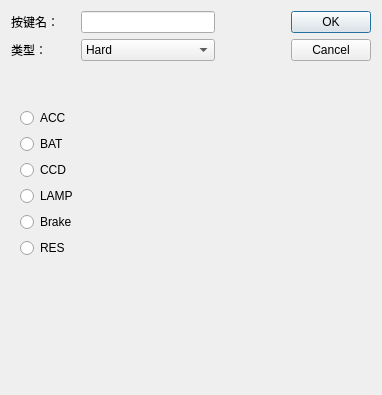
<?xml version="1.0" encoding="UTF-8"?>
<ui version="4.0">
 <class>ResHardEdit</class>
 <widget class="QDialog" name="ResHardEdit">
  <property name="geometry">
   <rect>
    <x>0</x>
    <y>0</y>
    <width>382</width>
    <height>395</height>
   </rect>
  </property>
  <property name="windowTitle">
   <string>Dialog</string>
  </property>
  <layout class="QGridLayout" name="gridLayout">
   <item row="0" column="0">
    <widget class="QLabel" name="label_2">
     <property name="text">
      <string>按键名：</string>
     </property>
    </widget>
   </item>
   <item row="3" column="0" colspan="4">
    <widget class="QLabel" name="label">
     <property name="minimumSize">
      <size>
       <width>0</width>
       <height>20</height>
      </size>
     </property>
     <property name="text">
      <string/>
     </property>
    </widget>
   </item>
   <item row="0" column="1" colspan="2">
    <widget class="QLineEdit" name="lineEdit"/>
   </item>
   <item row="1" column="1" colspan="2">
    <widget class="QComboBox" name="comboBox">
     <item>
      <property name="text">
       <string>Hard</string>
      </property>
     </item>
     <item>
      <property name="text">
       <string>CAN1-单协议</string>
      </property>
     </item>
     <item>
      <property name="text">
       <string>CAN1-双协议</string>
      </property>
     </item>
     <item>
      <property name="text">
       <string>CAN2-单协议</string>
      </property>
     </item>
     <item>
      <property name="text">
       <string>CAN2-双协议</string>
      </property>
     </item>
    </widget>
   </item>
   <item row="1" column="0">
    <widget class="QLabel" name="label_3">
     <property name="text">
      <string>类型：</string>
     </property>
    </widget>
   </item>
   <item row="4" column="0" colspan="4">
    <widget class="QStackedWidget" name="stackedWidget">
     <property name="styleSheet">
      <string notr="true">font: 75 12pt &quot;Aparajita&quot;;</string>
     </property>
     <property name="currentIndex">
      <number>0</number>
     </property>
     <widget class="QWidget" name="page_hard">
      <layout class="QGridLayout" name="gridLayout_2">
       <item row="0" column="0">
        <widget class="QRadioButton" name="radioButtonACC">
         <property name="text">
          <string>ACC</string>
         </property>
        </widget>
       </item>
       <item row="1" column="0">
        <widget class="QRadioButton" name="radioButtonBAT">
         <property name="text">
          <string>BAT</string>
         </property>
        </widget>
       </item>
       <item row="2" column="0">
        <widget class="QRadioButton" name="radioButtonCCD">
         <property name="text">
          <string>CCD</string>
         </property>
        </widget>
       </item>
       <item row="3" column="0">
        <widget class="QRadioButton" name="radioButtonLAMP">
         <property name="text">
          <string>LAMP</string>
         </property>
        </widget>
       </item>
       <item row="5" column="0">
        <widget class="QRadioButton" name="radioButtonRES">
         <property name="text">
          <string>RES</string>
         </property>
        </widget>
       </item>
       <item row="6" column="0">
        <spacer name="verticalSpacer">
         <property name="orientation">
          <enum>Qt::Vertical</enum>
         </property>
         <property name="sizeHint" stdset="0">
          <size>
           <width>20</width>
           <height>133</height>
          </size>
         </property>
        </spacer>
       </item>
       <item row="4" column="0">
        <widget class="QRadioButton" name="radioButtonBrake">
         <property name="text">
          <string>Brake</string>
         </property>
        </widget>
       </item>
      </layout>
     </widget>
     <widget class="QWidget" name="page_2">
      <layout class="QGridLayout" name="gridLayout_3">
       <item row="0" column="0">
        <widget class="QLabel" name="label_4">
         <property name="text">
          <string>ID:</string>
         </property>
        </widget>
       </item>
       <item row="0" column="1">
        <widget class="QLineEdit" name="lineEditCAN1ID"/>
       </item>
       <item row="1" column="0">
        <widget class="QLabel" name="label_5">
         <property name="text">
          <string>Dat:</string>
         </property>
        </widget>
       </item>
       <item row="1" column="1">
        <widget class="QLineEdit" name="lineEditCAN1Dat"/>
       </item>
       <item row="2" column="1">
        <spacer name="verticalSpacer_2">
         <property name="orientation">
          <enum>Qt::Vertical</enum>
         </property>
         <property name="sizeHint" stdset="0">
          <size>
           <width>20</width>
           <height>216</height>
          </size>
         </property>
        </spacer>
       </item>
      </layout>
     </widget>
     <widget class="QWidget" name="page">
      <layout class="QGridLayout" name="gridLayout_4">
       <item row="0" column="0">
        <widget class="QLabel" name="label_6">
         <property name="text">
          <string>ID:</string>
         </property>
        </widget>
       </item>
       <item row="0" column="1">
        <widget class="QLineEdit" name="lineEditCAN2ID"/>
       </item>
       <item row="1" column="0">
        <widget class="QLabel" name="label_7">
         <property name="text">
          <string>DatOn:</string>
         </property>
        </widget>
       </item>
       <item row="1" column="1">
        <widget class="QLineEdit" name="lineEditCAN2DatOn"/>
       </item>
       <item row="2" column="0">
        <widget class="QLabel" name="label_8">
         <property name="text">
          <string>DatOff:</string>
         </property>
        </widget>
       </item>
       <item row="2" column="1">
        <widget class="QLineEdit" name="lineEditCAN2DatOff"/>
       </item>
       <item row="3" column="1">
        <spacer name="verticalSpacer_3">
         <property name="orientation">
          <enum>Qt::Vertical</enum>
         </property>
         <property name="sizeHint" stdset="0">
          <size>
           <width>20</width>
           <height>185</height>
          </size>
         </property>
        </spacer>
       </item>
      </layout>
     </widget>
    </widget>
   </item>
   <item row="0" column="4" rowspan="5">
    <widget class="QDialogButtonBox" name="buttonBox">
     <property name="orientation">
      <enum>Qt::Vertical</enum>
     </property>
     <property name="standardButtons">
      <set>QDialogButtonBox::Cancel|QDialogButtonBox::Ok</set>
     </property>
    </widget>
   </item>
  </layout>
 </widget>
 <resources/>
 <connections>
  <connection>
   <sender>buttonBox</sender>
   <signal>accepted()</signal>
   <receiver>ResHardEdit</receiver>
   <slot>accept()</slot>
   <hints>
    <hint type="sourcelabel">
     <x>248</x>
     <y>254</y>
    </hint>
    <hint type="destinationlabel">
     <x>157</x>
     <y>274</y>
    </hint>
   </hints>
  </connection>
  <connection>
   <sender>buttonBox</sender>
   <signal>rejected()</signal>
   <receiver>ResHardEdit</receiver>
   <slot>reject()</slot>
   <hints>
    <hint type="sourcelabel">
     <x>316</x>
     <y>260</y>
    </hint>
    <hint type="destinationlabel">
     <x>286</x>
     <y>274</y>
    </hint>
   </hints>
  </connection>
 </connections>
</ui>
